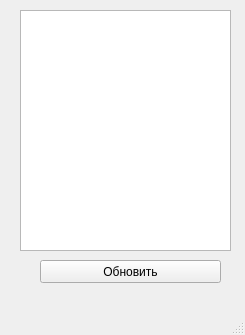
<?xml version="1.0" encoding="UTF-8"?>
<ui version="4.0">
 <class>MainWindow</class>
 <widget class="QMainWindow" name="MainWindow">
  <property name="geometry">
   <rect>
    <x>0</x>
    <y>0</y>
    <width>245</width>
    <height>335</height>
   </rect>
  </property>
  <property name="windowTitle">
   <string>Добавить информацию</string>
  </property>
  <property name="styleSheet">
   <string notr="true">#MainWindow{border-image:url(background-image/back_5.jpg)}</string>
  </property>
  <widget class="QWidget" name="centralwidget">
   <widget class="QPlainTextEdit" name="info_plain">
    <property name="geometry">
     <rect>
      <x>20</x>
      <y>10</y>
      <width>211</width>
      <height>241</height>
     </rect>
    </property>
    <property name="readOnly">
     <bool>false</bool>
    </property>
   </widget>
   <widget class="QPushButton" name="update_inf">
    <property name="geometry">
     <rect>
      <x>40</x>
      <y>260</y>
      <width>181</width>
      <height>23</height>
     </rect>
    </property>
    <property name="text">
     <string>Обновить</string>
    </property>
   </widget>
  </widget>
  <widget class="QMenuBar" name="menubar">
   <property name="geometry">
    <rect>
     <x>0</x>
     <y>0</y>
     <width>245</width>
     <height>21</height>
    </rect>
   </property>
  </widget>
  <widget class="QStatusBar" name="statusbar"/>
 </widget>
 <resources/>
 <connections/>
</ui>
